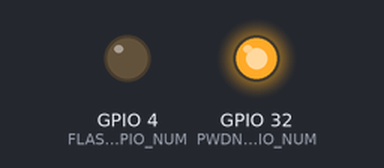
Bench run of a sketch on a simulated ESP32. Shown: output pins drawn as LEDs (lit = HIGH). WiFi joins after 1.5 s; servers stay silent unless stated; the camera gives no picture; what the sketch prints to the serial monitor is not drawn.

Above: at 0.01 s.
Timing chart, 0 to 1.6 s (numbered marks = the images above):
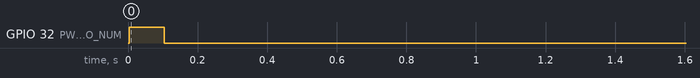

The sketch:

esp32-cam.ino
```cpp
// Firmware da câmera do Provador Virtual (placa AI Thinker ESP32-CAM).
//
// Expõe exatamente o que o backend espera (backend/.env):
//   http://<ip>/capture     → uma foto JPEG   (ESP32_CAPTURE_URL)
//   http://<ip>:81/stream   → vídeo MJPEG      (ESP32_STREAM_URL)
//
// Wi-Fi: copie secrets.example.h para secrets.h e preencha.

#include <WiFi.h>
#include "esp_camera.h"
#include "esp_http_server.h"
#include "secrets.h"

// ---------- ajustes da imagem ----------
// SVGA = 800x600. Suba para FRAMESIZE_XGA (1024x768) se quiser mais detalhe
// na foto enviada à Fal.ai — o vídeo ao vivo fica um pouco mais lento.
#define RESOLUCAO FRAMESIZE_SVGA
#define QUALIDADE_JPEG 10  // 0-63, menor = melhor qualidade
#define VIRAR_VERTICAL 0   // 1 se a imagem aparecer de cabeça para baixo
#define ESPELHAR 0         // 1 se a imagem aparecer espelhada

// ---------- pinos da AI Thinker ESP32-CAM ----------
#define PWDN_GPIO_NUM 32
#define RESET_GPIO_NUM -1
#define XCLK_GPIO_NUM 0
#define SIOD_GPIO_NUM 26
#define SIOC_GPIO_NUM 27
#define Y9_GPIO_NUM 35
#define Y8_GPIO_NUM 34
#define Y7_GPIO_NUM 39
#define Y6_GPIO_NUM 36
#define Y5_GPIO_NUM 21
#define Y4_GPIO_NUM 19
#define Y3_GPIO_NUM 18
#define Y2_GPIO_NUM 5
#define VSYNC_GPIO_NUM 25
#define HREF_GPIO_NUM 23
#define PCLK_GPIO_NUM 22
#define FLASH_GPIO_NUM 4

#define PART_BOUNDARY "provadorvirtualframe"
static const char *STREAM_CONTENT_TYPE = "multipart/x-mixed-replace;boundary=" PART_BOUNDARY;
static const char *STREAM_BOUNDARY = "\r\n--" PART_BOUNDARY "\r\n";
static const char *STREAM_PART = "Content-Type: image/jpeg\r\nContent-Length: %u\r\n\r\n";

httpd_handle_t servidorFoto = NULL;
httpd_handle_t servidorStream = NULL;

bool iniciarCamera() {
  camera_config_t config = {};
  config.ledc_channel = LEDC_CHANNEL_0;
  config.ledc_timer = LEDC_TIMER_0;
  config.pin_d0 = Y2_GPIO_NUM;
  config.pin_d1 = Y3_GPIO_NUM;
  config.pin_d2 = Y4_GPIO_NUM;
  config.pin_d3 = Y5_GPIO_NUM;
  config.pin_d4 = Y6_GPIO_NUM;
  config.pin_d5 = Y7_GPIO_NUM;
  config.pin_d6 = Y8_GPIO_NUM;
  config.pin_d7 = Y9_GPIO_NUM;
  config.pin_xclk = XCLK_GPIO_NUM;
  config.pin_pclk = PCLK_GPIO_NUM;
  config.pin_vsync = VSYNC_GPIO_NUM;
  config.pin_href = HREF_GPIO_NUM;
  config.pin_sccb_sda = SIOD_GPIO_NUM;
  config.pin_sccb_scl = SIOC_GPIO_NUM;
  config.pin_pwdn = PWDN_GPIO_NUM;
  config.pin_reset = RESET_GPIO_NUM;
  config.xclk_freq_hz = 20000000;
  config.pixel_format = PIXFORMAT_JPEG;

  if (psramFound()) {
    config.frame_size = RESOLUCAO;
    config.jpeg_quality = QUALIDADE_JPEG;
    config.fb_count = 2;
    config.fb_location = CAMERA_FB_IN_PSRAM;
    config.grab_mode = CAMERA_GRAB_LATEST;  // /capture sempre pega o quadro mais recente
  } else {
    Serial.println("Aviso: PSRAM não encontrada, usando resolução menor (VGA).");
    config.frame_size = FRAMESIZE_VGA;
    config.jpeg_quality = 12;
    config.fb_count = 1;
    config.fb_location = CAMERA_FB_IN_DRAM;
    config.grab_mode = CAMERA_GRAB_WHEN_EMPTY;
  }

  // Algumas placas só detectam o sensor depois de um ciclo de energia na câmera.
  for (int tentativa = 1; tentativa <= 3; tentativa++) {
    pinMode(PWDN_GPIO_NUM, OUTPUT);
    digitalWrite(PWDN_GPIO_NUM, HIGH);
    delay(100);
    digitalWrite(PWDN_GPIO_NUM, LOW);
    delay(100);

    esp_err_t erro = esp_camera_init(&config);
    if (erro == ESP_OK) {
      sensor_t *sensor = esp_camera_sensor_get();
      sensor->set_vflip(sensor, VIRAR_VERTICAL);
      sensor->set_hmirror(sensor, ESPELHAR);
      return true;
    }
    Serial.printf("Tentativa %d: falha ao iniciar a câmera (erro 0x%x)\n", tentativa, erro);
    esp_camera_deinit();
    delay(500);
  }
  return false;
}

esp_err_t rotaInicio(httpd_req_t *req) {
  const char *pagina =
    "<html><body style='font-family:sans-serif;background:#111;color:#eee'>"
    "<h3>ESP32-CAM do Provador Virtual</h3>"
    "<p><a href='/capture' style='color:#d4a857'>/capture</a> (foto)</p>"
    "<img id='v' style='max-width:100%'>"
    "<script>document.getElementById('v').src='http://'+location.hostname+':81/stream'</script>"
    "</body></html>";
  httpd_resp_set_type(req, "text/html");
  return httpd_resp_send(req, pagina, HTTPD_RESP_USE_STRLEN);
}

esp_err_t rotaCaptura(httpd_req_t *req) {
  camera_fb_t *quadro = esp_camera_fb_get();
  if (!quadro) {
    Serial.println("Falha ao capturar quadro");
    httpd_resp_send_500(req);
    return ESP_FAIL;
  }
  httpd_resp_set_type(req, "image/jpeg");
  httpd_resp_set_hdr(req, "Access-Control-Allow-Origin", "*");
  httpd_resp_set_hdr(req, "Cache-Control", "no-store");
  esp_err_t resultado = httpd_resp_send(req, (const char *)quadro->buf, quadro->len);
  esp_camera_fb_return(quadro);
  return resultado;
}

esp_err_t rotaStream(httpd_req_t *req) {
  char cabecalho[64];
  esp_err_t resultado = httpd_resp_set_type(req, STREAM_CONTENT_TYPE);
  if (resultado != ESP_OK) return resultado;
  httpd_resp_set_hdr(req, "Access-Control-Allow-Origin", "*");

  // Envia quadros até o cliente desconectar.
  while (true) {
    camera_fb_t *quadro = esp_camera_fb_get();
    if (!quadro) {
      Serial.println("Falha ao capturar quadro do stream");
      return ESP_FAIL;
    }
    size_t tamanho = snprintf(cabecalho, sizeof(cabecalho), STREAM_PART, quadro->len);
    resultado = httpd_resp_send_chunk(req, STREAM_BOUNDARY, strlen(STREAM_BOUNDARY));
    if (resultado == ESP_OK) resultado = httpd_resp_send_chunk(req, cabecalho, tamanho);
    if (resultado == ESP_OK) resultado = httpd_resp_send_chunk(req, (const char *)quadro->buf, quadro->len);
    esp_camera_fb_return(quadro);
    if (resultado != ESP_OK) return resultado;
  }
}

void iniciarServidores() {
  httpd_config_t config = HTTPD_DEFAULT_CONFIG();

  // Porta 80: página de teste e /capture
  config.server_port = 80;
  if (httpd_start(&servidorFoto, &config) == ESP_OK) {
    httpd_uri_t inicio = { .uri = "/", .method = HTTP_GET, .handler = rotaInicio, .user_ctx = NULL };
    httpd_uri_t captura = { .uri = "/capture", .method = HTTP_GET, .handler = rotaCaptura, .user_ctx = NULL };
    httpd_register_uri_handler(servidorFoto, &inicio);
    httpd_register_uri_handler(servidorFoto, &captura);
  }

  // Porta 81: /stream fica num servidor separado para não travar o /capture
  config.server_port = 81;
  config.ctrl_port += 1;
  if (httpd_start(&servidorStream, &config) == ESP_OK) {
    httpd_uri_t stream = { .uri = "/stream", .method = HTTP_GET, .handler = rotaStream, .user_ctx = NULL };
    httpd_register_uri_handler(servidorStream, &stream);
  }
}

bool conectarWifi() {
  WiFi.mode(WIFI_STA);
  WiFi.setSleep(false);  // sem economia de energia: o vídeo fica bem mais fluido
  WiFi.setAutoReconnect(true);
  WiFi.begin(WIFI_SSID, WIFI_PASSWORD);

  Serial.printf("Conectando ao Wi-Fi \"%s\"", WIFI_SSID);
  unsigned long inicio = millis();
  while (WiFi.status() != WL_CONNECTED) {
    if (millis() - inicio > 20000) {
      Serial.println();
      return false;
    }
    delay(500);
    Serial.print(".");
  }
  Serial.println();
  return true;
}

void reiniciarEm(int segundos) {
  Serial.printf("Reiniciando em %d segundos...\n\n", segundos);
  delay(segundos * 1000);
  ESP.restart();
}

void setup() {
  Serial.begin(115200);
  Serial.println();
  Serial.println("=== Provador Virtual — ESP32-CAM ===");

  // O LED de flash (GPIO 4) às vezes acende sozinho no boot.
  pinMode(FLASH_GPIO_NUM, OUTPUT);
  digitalWrite(FLASH_GPIO_NUM, LOW);

  if (!iniciarCamera()) {
    Serial.println();
    Serial.println("ERRO: câmera não detectada. Verifique:");
    Serial.println("  1. Cabo flat da câmera: desligue o USB, abra a trava preta,");
    Serial.println("     encaixe o cabo até o fundo (contatos virados para a placa) e feche.");
    Serial.println("  2. Energia: troque de porta USB ou de cabo.");
    Serial.println("  3. Se nada resolver, o módulo OV2640 pode estar com defeito.");
    reiniciarEm(10);
  }
  Serial.println("Câmera OK");

  if (!conectarWifi()) {
    Serial.println("ERRO: não conectou ao Wi-Fi. Confira nome/senha em secrets.h");
    Serial.println("e se a rede é 2.4 GHz (a ESP32 não conecta em 5 GHz).");
    reiniciarEm(5);
  }

  iniciarServidores();

  String ip = WiFi.localIP().toString();
  Serial.println("Pronto! Coloque no backend/.env:");
  Serial.println("  ESP32_CAPTURE_URL=http://" + ip + "/capture");
  Serial.println("  ESP32_STREAM_URL=http://" + ip + ":81/stream");
  Serial.println("Teste no navegador: http://" + ip);
}

void loop() {
  delay(10000);
}
```

secrets.example.h
```cpp
// Copie este arquivo para secrets.h e preencha com a rede do estande.
// A ESP32 só conecta em redes 2.4 GHz.
#pragma once

#define WIFI_SSID "nome-da-rede"
#define WIFI_PASSWORD "senha-da-rede"
```
